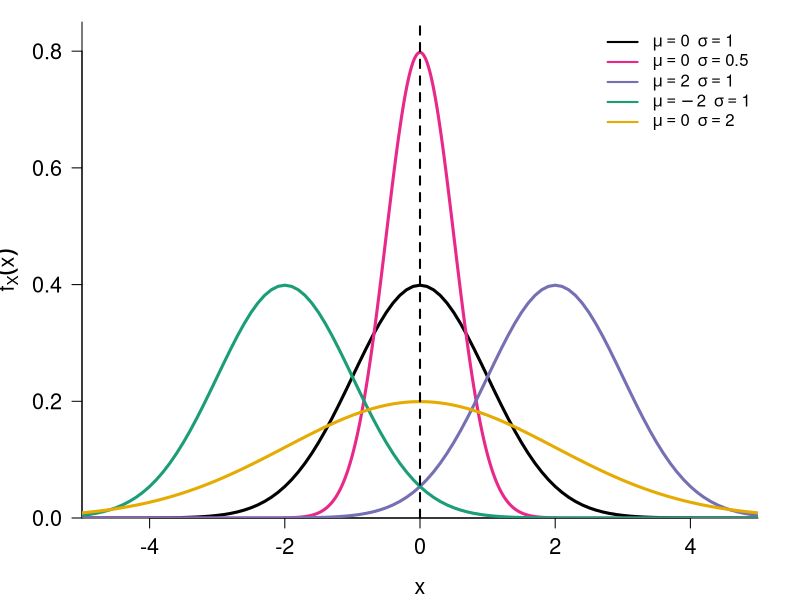
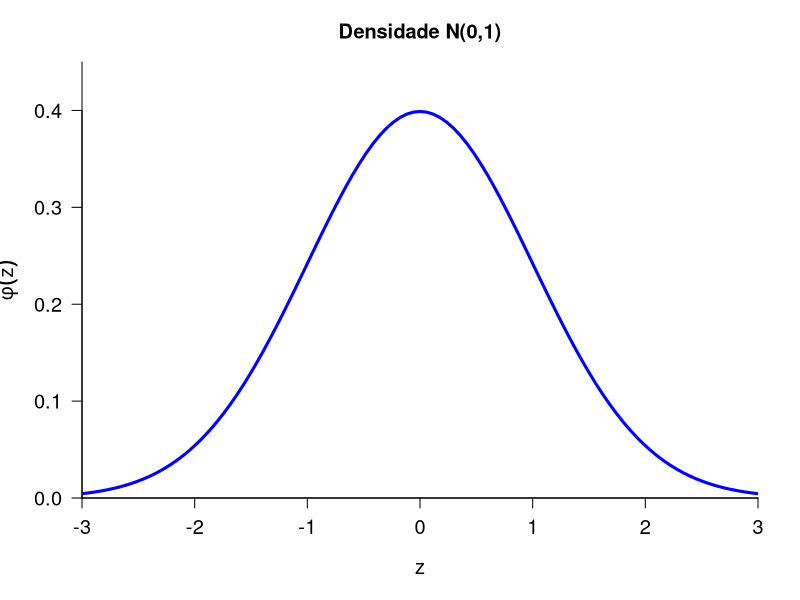
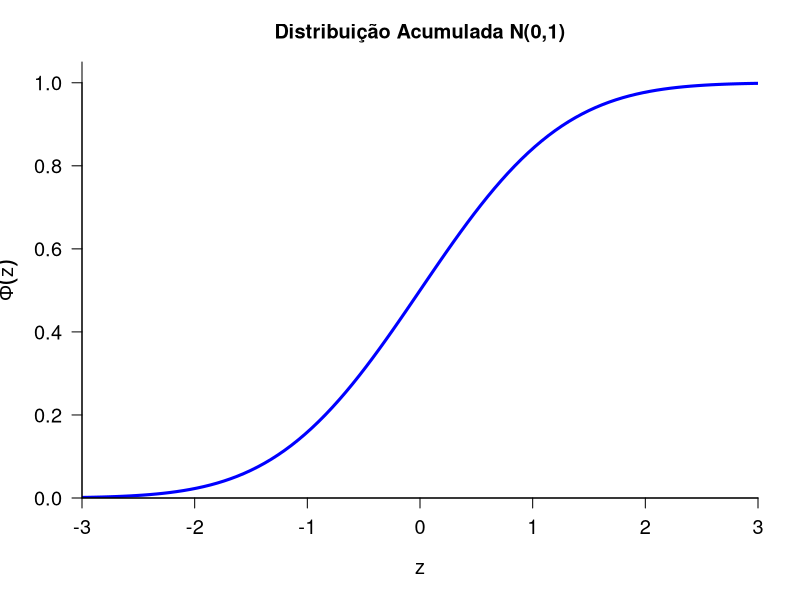
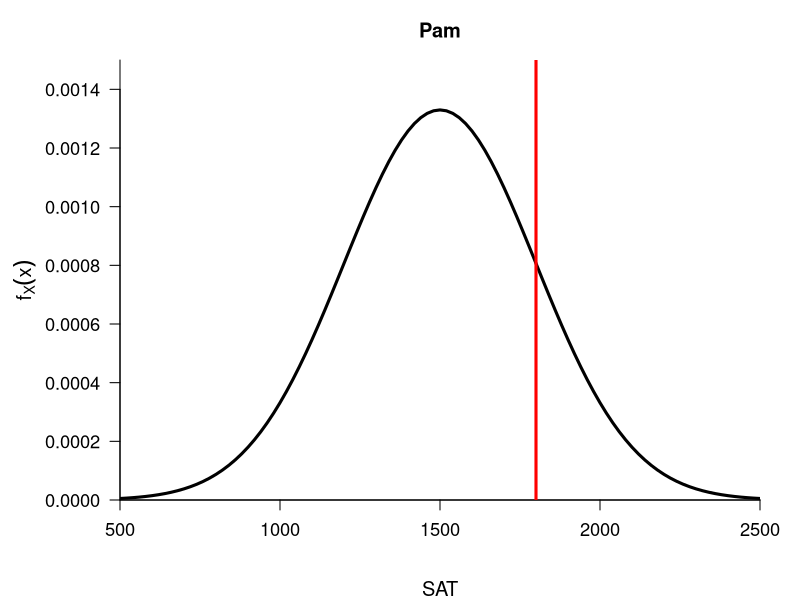
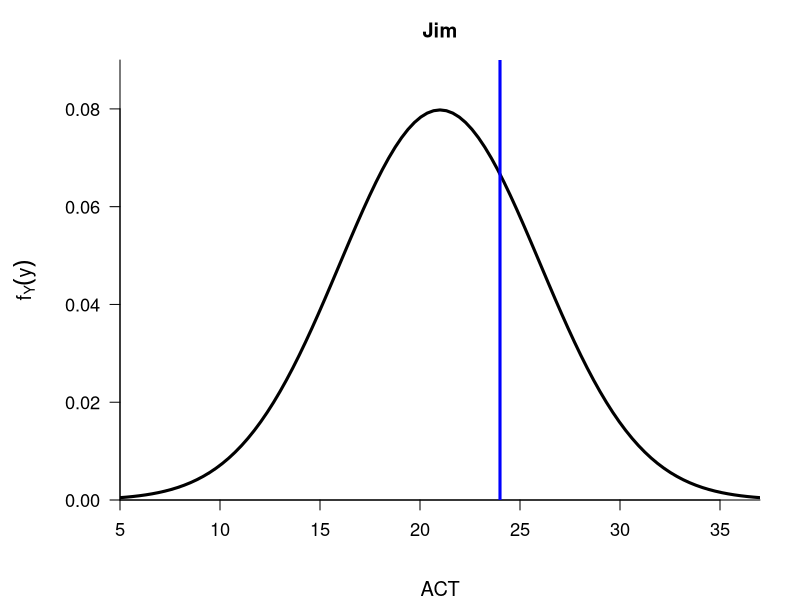
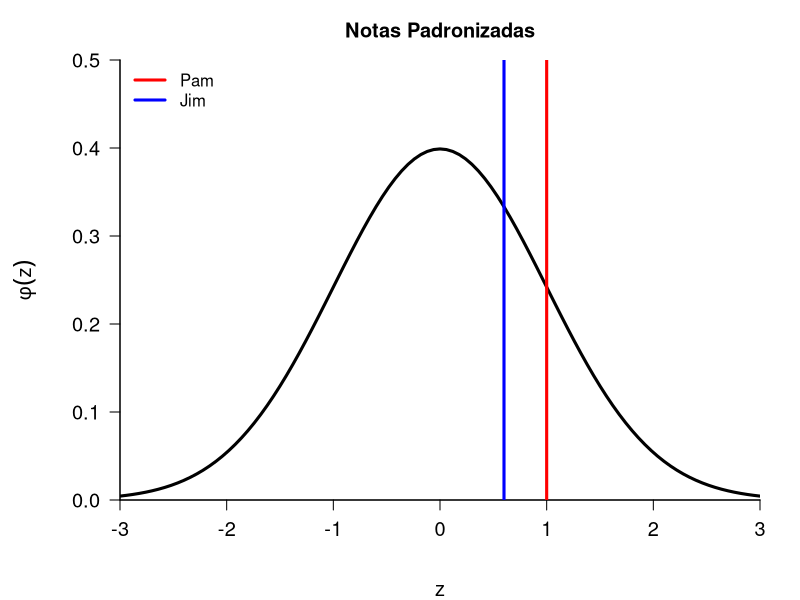
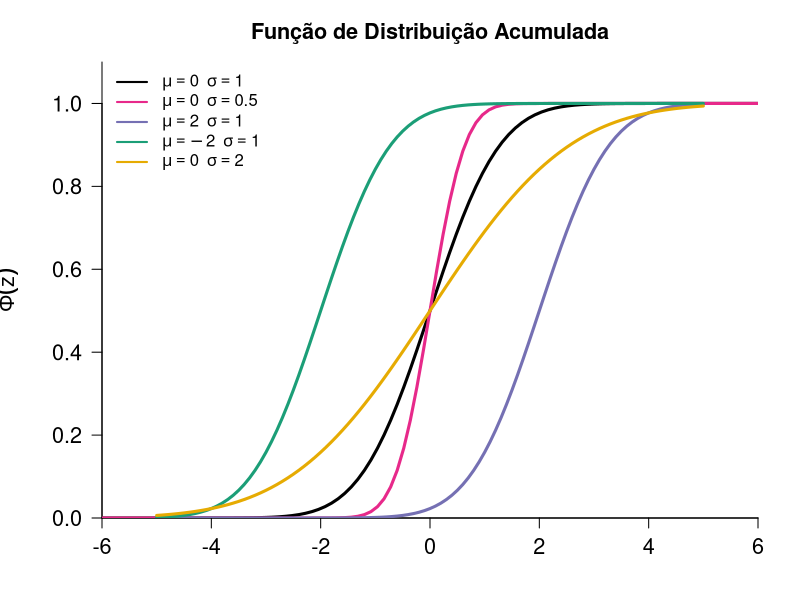
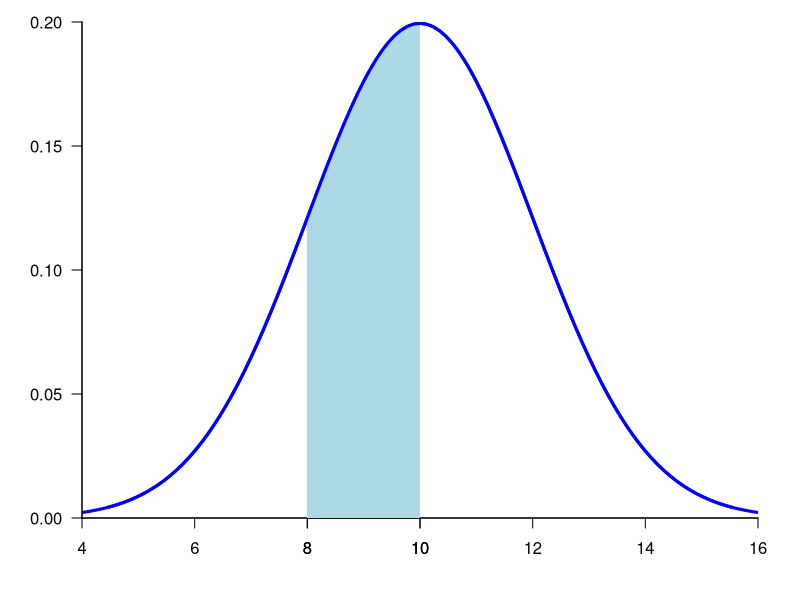

R code for these plots, in order:
## ---- chunk 1
library(RColorBrewer)
mycol <- brewer.pal(8,"Dark2")

par(mar=c(4, 4, 1, 2) + .1)
curve(dnorm(x, mean=0, sd=1), -5, 5, bty="l", ylim=c(0, 0.85), yaxs = "i", xaxs="i", 
      main="", ylab=expression(f[X](x)), cex.lab=1.3, cex.axis=1.3, 
      cex.main=1.3, col=1, lwd=3, las=1)
curve(dnorm(x, mean=0, sd=1/2), -5, 5, n=1000, col=mycol[4], lwd=3, add=TRUE)
curve(dnorm(x, mean=2, sd=1), -5, 5, col=mycol[3], lwd=3, add=TRUE)
curve(dnorm(x, mean=-2, sd=1), -5, 5, col=mycol[1], lwd=3, add=TRUE)
curve(dnorm(x, mean=0, sd=2), -5, 5, col=mycol[6], lwd=3, add=TRUE)
legend("topright", legend=expression(mu==0 ~~ sigma == 1, mu==0 ~~ sigma == 0.5,
                                     mu==2 ~~ sigma == 1, mu==-2 ~~ sigma == 1,
                                     mu==0 ~~ sigma == 2),
       lwd=2, col=c(1, mycol[c(4,3,1,6)]), cex=1, bty="n")
abline(v=0,lwd=2,lty=2)
## ---- chunk 2
par(mar=c(5, 4, 3, 2) + .1)
curve(dnorm(x, mean=0, sd=1), -3, 3, bty="l", ylim=c(0,.45), yaxs = "i", xaxs="i", 
      main="Densidade N(0,1)", ylab=expression(phi(z)), xlab="z", cex.lab=1.2, cex.axis=1.2, cex.main=1.2, col="blue", lwd=3, las=1)

curve(pnorm(x, mean=0, sd=1), -3, 3, bty="l", ylim=c(0, 1.05), yaxs = "i", xaxs="i", 
      main="Distribuição Acumulada N(0,1)", ylab=expression(Phi(z)), xlab="z", cex.lab=1.2, 
      cex.axis=1.2, cex.main=1.2, col="blue", lwd=3, las=1)
## ---- chunk 3
par(mar=c(5, 6, 3, 2), mgp=c(4, 1, 0))
curve(dnorm(x, mean=1500, sd=300), 500, 2500, bty="l", yaxs = "i", xaxs="i", 
      main="Pam", ylab=expression(f[X](x)), xlab="SAT", cex.lab=1.2, cex.axis=1.1, 
      cex.main=1.2, lwd=3, las=1, ylim=c(0, 0.0015))
abline(v=1800, col="red", lwd=3)

curve(dnorm(x, mean=21, sd=5), 5, 37, bty="l", yaxs = "i", xaxs="i", 
      main="Jim", ylab=expression(f[Y](y)), xlab="ACT", cex.lab=1.2, cex.axis=1.1, 
      cex.main=1.2, lwd=3, las=1, ylim=c(0, 0.09))
abline(v=24, col="blue", lwd=3)

## ---- chunk 4
curve(dnorm(x, mean=0, sd=1), -3, 3, bty="l", yaxs = "i", xaxs="i", 
      main="Notas Padronizadas", ylab=expression(phi(z)), xlab="z", cex.lab=1.2, cex.axis=1.2,
      cex.main=1.2, lwd=3, las=1, ylim=c(0, 0.5))
legend("topleft", legend=c("Pam", "Jim"), col=c("red", "blue"), lwd=3, bty="n")
abline(v=1, col="red", lwd=3)
abline(v=.6, col="blue", lwd=3)
## ---- chunk 5
par(mar=c(4, 5, 3, 2) + .1)
curve(pnorm(x, mean=0, sd=1), -6, 6, bty="l", ylim=c(0,1.1), yaxs = "i", xaxs="i", 
      main="Função de Distribuição Acumulada", ylab=expression(Phi(z)), cex.lab=1.3, 
      cex.axis=1.3, cex.main=1.3, col=1, lwd=3, las=1)
curve(pnorm(x, mean=0, sd=1/2), -6, 6, col=mycol[4], lwd=3, add=TRUE)
curve(pnorm(x, mean=2, sd=1), -5, 5, col=mycol[3], lwd=3, add=TRUE)
curve(pnorm(x, mean=-2, sd=1), -5, 5, col=mycol[1], lwd=3, add=TRUE)
curve(pnorm(x, mean=0, sd=2), -5, 5, col=mycol[6], lwd=3, add=TRUE)
legend("topleft", legend=expression(mu==0 ~~ sigma == 1, mu==0 ~~ sigma == 0.5,
                                     mu==2 ~~ sigma == 1, mu==-2 ~~ sigma == 1,
                                     mu==0 ~~ sigma == 2),
       lwd=2, col=c(1, mycol[c(4,3,1,6)]), cex=1, bty="n")
## ---- chunk 6
a <- 8
b <- 10
codx <- c(a, seq(a, b, 0.01), b)
cody <- c(0, dnorm(seq(a, b, 0.01), mean=10, sd=2), 0)
par(mar=c(4, 4, 1, 2) + .1)
curve(dnorm(x, mean=10, sd=2), xlim=c(4, 16), ylim=c(0, .2), main="", ylab=expression(f[X](x)), xlab="x", 
      xaxs="i", yaxs="i", bty="l", col="blue", lwd=3, las=1)
axis(1, at=c(a,b)) 
polygon(codx, cody, col="lightblue", border=NA)
curve(dnorm(x, mean=10, sd=2), add = TRUE, col="blue", lwd=3)
## ---- chunk 7
mu <- 4
sigma <- 3
a <- 1
b <- 7
codx <- c(a, seq(a, b, 0.01), b)
cody <- c(0, dnorm(seq(a, b, 0.01), mean=mu, sd=sigma), 0)
par(mar=c(4, 4, 1, 2) + .1)
curve(dnorm(x, mean=mu, sd=sigma), xlim=c(mu-3*sigma, mu+3*sigma), ylim=c(0, .14), main="",
      ylab=expression(f[X](x)), xlab="x", xaxt="n", yaxs="i", bty="l", col="blue", lwd=2, las=1)
axis(1, at=seq(mu-3*sigma, mu+3*sigma, by=2)) 
polygon(codx, cody, col="lightblue", border=NA)
curve(dnorm(x, mean=mu, sd=sigma), add = TRUE, col="blue", lwd=3)
abline(v=4, lty=2)
arrows(x0=1, y0=0.08, x1=4, code=3, col = "red", length=0.1, lwd=3)
text(2.5, 0.07, expression(sigma == 3), cex=1.3, col="red")
## ---- chunk 8
p <- 0.7
ns <- c(10, 30, 100)

par(mfrow=c(1,3), mar=c(4, 4, 3, 2) + .1)
for(n in ns){
  x <- 0:n
  px <- dbinom(x, size=n, prob=p)
  barplot(px, names.arg=0:n, col=mycol[1], main=paste("Bin(", n, ",",  p, ")", sep=""), 
          cex.lab=2, cex.axis=1.5, cex.names=1.5, las=1)
  box(bty="l", lwd=2)
}
## ---- chunk 9
n <- 100
p <- 0.7
mu <- n*p
sigma <- sqrt(n*p*(1-p))
par(mar=c(4, 4, 3, 2) + .1)
a <- round(mu - 3*sigma)
b <- round(mu + 3*sigma)
px <- dbinom(a:b, size=n, prob=p)
barplot(px, names.arg=a:b, space=0, col=mycol[1], 
        main=paste("Bin(", n, ",",  p, ") e N(", mu, ",", round(sigma,2), ")", sep=""), 
        cex.lab=1.2, cex.axis=1.2, cex.names=1.2, las=1)
xx <- seq(a, b+1, length.out = 1000) -.5
lines(xx - a + 0.5, dnorm(xx, mean=mu, sd=sigma), lwd=3, col="red")
## ---- chunk 10
n <- 40
p <- 0.5
mu <- n*p
sigma <- sqrt(n*p*(1-p))
a <- round(mu-3*sigma)
b <- round(mu+3*sigma)
px <- dbinom(a:b, size=n, prob=p)
par(mar=c(4, 4, 3, 2) + .1)
barplot(px, names.arg=a:b, space=0, col=mycol[1], 
        main=paste("Bin(", n, ",",  p, ") e N(", mu, ",", round(sigma,2), ")", sep=""), 
        cex.lab=1.2, cex.axis=1.2, cex.names=1.2, ylim=c(0, .14), las=1, xlab="x")
xx <- seq(a, b+1, length.out = 1000) -.5
lines(xx - a + 0.5, dnorm(xx, mean=mu, sd=sigma), lwd=3, col="red")
